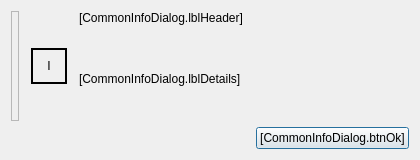
<?xml version="1.0" encoding="UTF-8"?>
<ui version="4.0">
 <class>CommonInfoDialog</class>
 <widget class="QDialog" name="CommonInfoDialog">
  <property name="geometry">
   <rect>
    <x>0</x>
    <y>0</y>
    <width>420</width>
    <height>160</height>
   </rect>
  </property>
  <property name="minimumSize">
   <size>
    <width>420</width>
    <height>160</height>
   </size>
  </property>
  <property name="windowTitle">
   <string>[CommonInfoDialog.windowTitle]</string>
  </property>
  <property name="windowIcon">
   <iconset>
    <normaloff>:/icons/lge_perplexity2_24x24.png</normaloff>:/icons/lge_perplexity2_24x24.png</iconset>
  </property>
  <property name="sizeGripEnabled">
   <bool>false</bool>
  </property>
  <layout class="QVBoxLayout" name="verticalLayout">
   <item>
    <layout class="QHBoxLayout" name="topRow">
     <property name="spacing">
      <number>12</number>
     </property>
     <item>
      <widget class="QFrame" name="frameAccent">
       <property name="minimumSize">
        <size>
         <width>8</width>
         <height>0</height>
        </size>
       </property>
       <property name="maximumSize">
        <size>
         <width>8</width>
         <height>16777215</height>
        </size>
       </property>
       <property name="frameShape">
        <enum>QFrame::Shape::StyledPanel</enum>
       </property>
       <property name="frameShadow">
        <enum>QFrame::Shadow::Raised</enum>
       </property>
      </widget>
     </item>
     <item>
      <widget class="QLabel" name="lblIcon">
       <property name="sizePolicy">
        <sizepolicy hsizetype="Fixed" vsizetype="Fixed">
         <horstretch>0</horstretch>
         <verstretch>0</verstretch>
        </sizepolicy>
       </property>
       <property name="minimumSize">
        <size>
         <width>36</width>
         <height>36</height>
        </size>
       </property>
       <property name="maximumSize">
        <size>
         <width>36</width>
         <height>36</height>
        </size>
       </property>
       <property name="frameShape">
        <enum>QFrame::Shape::WinPanel</enum>
       </property>
       <property name="text">
        <string>I</string>
       </property>
       <property name="scaledContents">
        <bool>true</bool>
       </property>
       <property name="alignment">
        <set>Qt::AlignmentFlag::AlignCenter</set>
       </property>
      </widget>
     </item>
     <item>
      <layout class="QVBoxLayout" name="textCol">
       <item>
        <widget class="QLabel" name="lblHeader">
         <property name="sizePolicy">
          <sizepolicy hsizetype="Preferred" vsizetype="Fixed">
           <horstretch>0</horstretch>
           <verstretch>0</verstretch>
          </sizepolicy>
         </property>
         <property name="text">
          <string>[CommonInfoDialog.lblHeader]</string>
         </property>
        </widget>
       </item>
       <item>
        <widget class="QLabel" name="lblDetails">
         <property name="text">
          <string>[CommonInfoDialog.lblDetails]</string>
         </property>
         <property name="wordWrap">
          <bool>true</bool>
         </property>
        </widget>
       </item>
      </layout>
     </item>
    </layout>
   </item>
   <item>
    <layout class="QHBoxLayout" name="btnRow">
     <item>
      <spacer name="horizontalSpacer">
       <property name="orientation">
        <enum>Qt::Orientation::Horizontal</enum>
       </property>
       <property name="sizeHint" stdset="0">
        <size>
         <width>40</width>
         <height>20</height>
        </size>
       </property>
      </spacer>
     </item>
     <item>
      <widget class="QPushButton" name="btnOk">
       <property name="text">
        <string>[CommonInfoDialog.btnOk]</string>
       </property>
       <property name="checkable">
        <bool>true</bool>
       </property>
       <property name="checked">
        <bool>false</bool>
       </property>
      </widget>
     </item>
    </layout>
   </item>
  </layout>
 </widget>
 <resources/>
 <connections/>
</ui>
